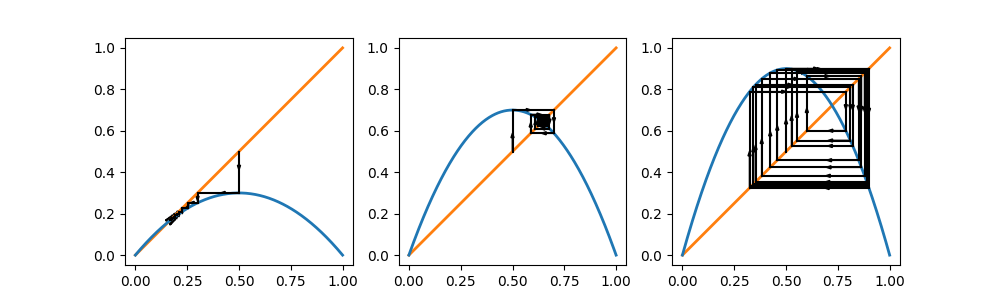

The Python source for this figure:
import numpy as np 
import matplotlib.pyplot as plt 

# logistic map 
# x' = ax(1-x) 

# INPUT 
# number of time step 
N: int = 40
# plot
fig, ax = plt.subplots(1, 3, figsize=(10, 3)) 
pts = np.linspace(0, 1.0, 500) 
for i in range(3):
    ax[i].set_aspect('equal')
    ax[i].plot(pts, pts, linewidth=2, color='tab:orange')
# parameter
for i, a in enumerate([1.2, 2.8, 3.6]):
    f = lambda x: a * x * (1-x)
    ax[i].plot(pts, f(pts), linewidth=2, color='tab:blue') 
    # initial value 
    x = 0.5
    for _ in range(20): 
        ax[i].plot([x, x], [x, f(x)], color='k') 
        ax[i].arrow(x=x, y=x, dx=0, dy=(f(x)-x)/3, head_width=0.015, color='k')
        ax[i].plot([x, f(x)], [f(x), f(x)], color='k') 
        ax[i].arrow(x=x, y=f(x), dx=(f(x)-x)/3, dy=0, head_width=0.015, color='k')
        x = f(x)

plt.savefig('logistic_cobweb.png')
plt.show()


# # logistic map 
# # x' = a(1-x)x 

# # INPUT 
# # parameters
# # a = 0.8
# # a = 1.2
# # a = 2.8
# a = 3.6
# # number of time step 
# N: int = 40
# # initial value 
# x = 0.5

# # logistic equations 
# def logistic(x):
#     return a * (1-x) * x  

# # solve ODE system 
# def solve(x0):
#     # initialize array for result 
#     result: np.ndarray = np.empty(N) 
#     result[0] = x0
#     for i in range(N-1):
#         result[i+1] = logistic(result[i]) 
#     return result 

# # computation 
# fname: str = 'data_logistic_map.txt' 
# with open(fname, 'w') as f:
#     f.write('# numerical result for logistic equation: \n') 
#     f.write(f'# dx/dt = {a} * (1-x) * x. \n')
#     f.write(f'# initial condition: x0 = {x} \n')

# fig, ax = plt.subplots() 
# result = np.vstack((range(N), solve(x)))    
# ax.plot(result[0, :], result[1, :], color='b', linestyle='None', marker='o') 
# with open(fname, 'a') as f: 
#     for data in result.T:
#         f.write(f'{data[0]} {data[1]} \n')
#     f.write('\n\n')

# plt.show()
